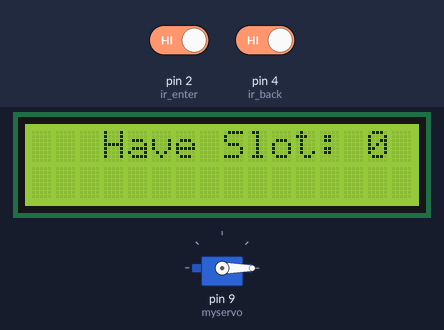
The sketch below on a simulated Arduino Uno, built with avr-gcc and run on an emulated ATmega328P. Shown: servo, 16×2 character LCD. Inputs (shaded band) come from the test bench; at power-on: pin 2 (ir_enter) HIGH, pin 4 (ir_back) HIGH. What the sketch prints to the serial monitor is not drawn.

Above: at 3.2 s.
3.3 s: pin 2 (ir_enter) driven LOW
At 3.8 s:
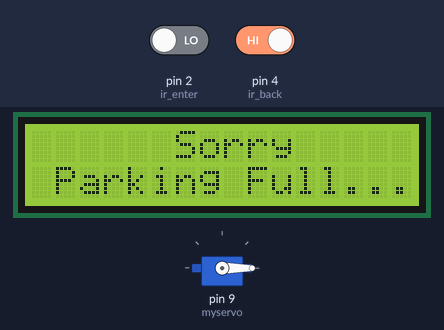
4.8 s: pin 4 (ir_back) driven LOW
At 6.6 s:
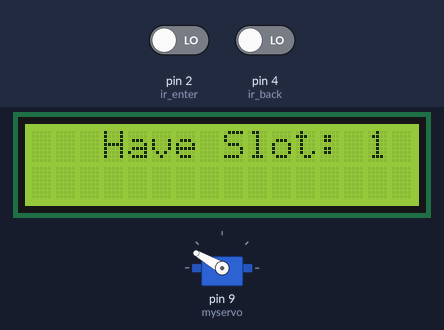
7.8 s: pin 4 (ir_back) driven HIGH
9.4 s: pin 2 (ir_enter) driven HIGH
At 11.5 s:
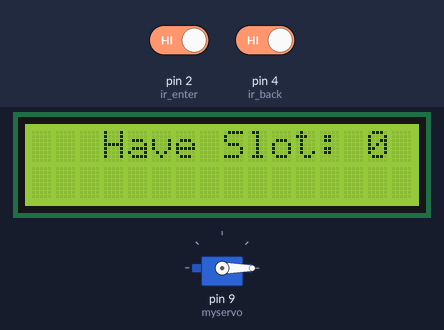
Timing chart, 0 to 13.0 s (numbered marks = the images above; inputs shaded):
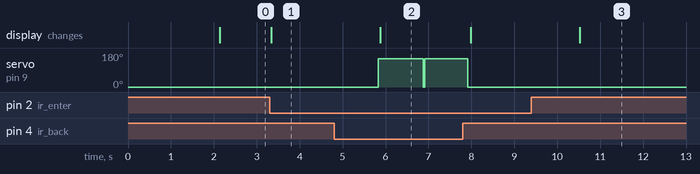

Measured:
- after the input at 3.3 s, the display: changes at once (image 1)
- after the input at 4.8 s, servo on pin 9 (myservo): 0° → 150° after 1.0 s; the display: changes after 1.1 s (image 2)
- after the input at 9.4 s, the display: changes after 1.1 s (image 3)

The sketch:

finalllllllll_codeeeeeee.ino
```cpp
#include <Servo.h> //includes the servo library
#include <Wire.h>
#include <LiquidCrystal_I2C.h> //includes LiquidCrystal_I2C library
LiquidCrystal_I2C lcd(0x27, 16, 2);

Servo myservo;

#define ir_enter 2
#define ir_back  4

int flag1=0, flag2=0;
int slot = 0;

void setup()
{
Serial.begin(9600);

pinMode(ir_enter, INPUT);
pinMode(ir_back, INPUT);

myservo.attach(9); // Servo motor pin connected to D9
myservo.write(0); // sets the servo at 0 degree position

lcd.begin();
lcd.setCursor (0,0);
lcd.print("      Car     ");
lcd.setCursor (0,1);
lcd.print(" Parking System ");
delay (2000);
lcd.clear();


}

void loop()
{

lcd.setCursor (0,0);
lcd.print("   Have Slot: ");
lcd.print(slot);
lcd.setCursor (0,1);
lcd.print("                     ");
lcd.print("    ");


/* Servo Motor Control*/

  if(digitalRead (ir_enter) == 0 && flag1==0) // read degital data from ir_enter
   {
    if(slot>0)
     {
      flag1=1;
      if(flag2==0)
       {
        myservo.write(150);
        Serial.println("Open gate ");
        slot = slot-1;
        }
     }
    else
     {
      lcd.setCursor (0,0);
      lcd.print("      Sorry     ");
      lcd.setCursor (0,1);
      lcd.print(" Parking Full... ");
      delay(2500);
      }
   }

  if(digitalRead (ir_back) == 0 && flag2==0) // read degital data from ir_back
   {
    flag2=1;
    if(flag1==0)
     {
      myservo.write(150); // sets the servo at 180 degree position
       Serial.println("close gate ");
      slot = slot+1;
      }
   }

    if(flag1==1 && flag2==1)
    {
      delay (1000);
      myservo.write(0); // sets the servo at 90 degree position
      flag1=0, flag2=0;
      Serial.println("flag reset to zero");
    }
    delay(2);
}
```
